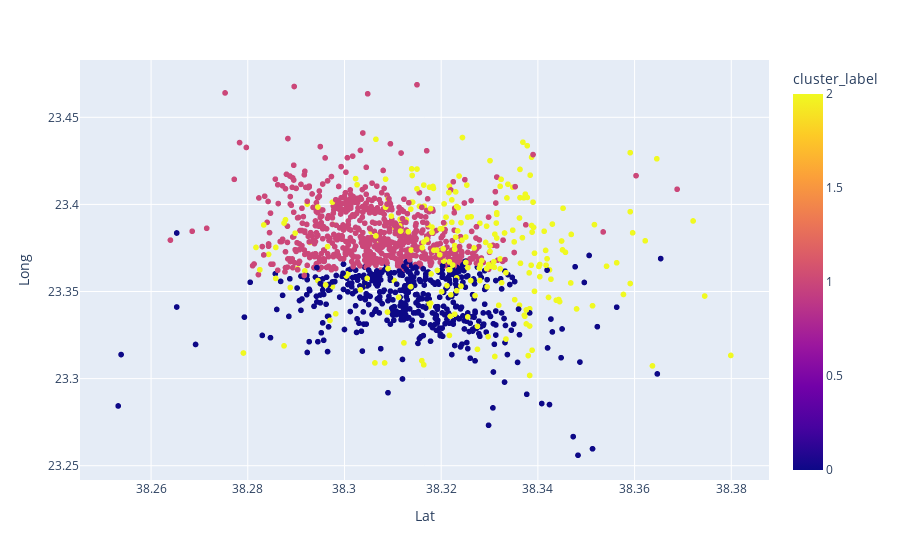

Source (notebook cell):
### Code cell
fig = px.scatter(horizontal_concat, x="Lat", y="Long", color="cluster_label")
fig.show()

### Figure 1 — Plotly figure (JSON) as saved in the notebook; plotly's stock layout.template omitted (floating-point values rounded to 4 significant figures; data arrays with more than 128 entries replaced by an {"elided": "..."} marker saying what was removed)
{"data": [{"hovertemplate": "Lat=%{x}<br>Long=%{y}<br>cluster_label=%{marker.color}<extra></extra>", "legendgroup": "", "marker": {"color": {"elided": "1373 int values"}, "coloraxis": "coloraxis", "symbol": "circle"}, "mode": "markers", "name": "", "showlegend": false, "type": "scattergl", "x": {"elided": "1373 float values"}, "xaxis": "x", "y": {"elided": "1373 float values"}, "yaxis": "y"}], "layout": {"coloraxis": {"colorbar": {"title": {"text": "cluster_label"}}, "colorscale": [[0, "#0d0887"], [0.1111, "#46039f"], [0.2222, "#7201a8"], [0.3333, "#9c179e"], [0.4444, "#bd3786"], [0.5556, "#d8576b"], [0.6667, "#ed7953"], [0.7778, "#fb9f3a"], [0.8889, "#fdca26"], [1, "#f0f921"]]}, "legend": {"tracegroupgap": 0}, "margin": {"t": 60}, "xaxis": {"anchor": "y", "domain": [0, 1], "title": {"text": "Lat"}}, "yaxis": {"anchor": "x", "domain": [0, 1], "title": {"text": "Long"}}}}
